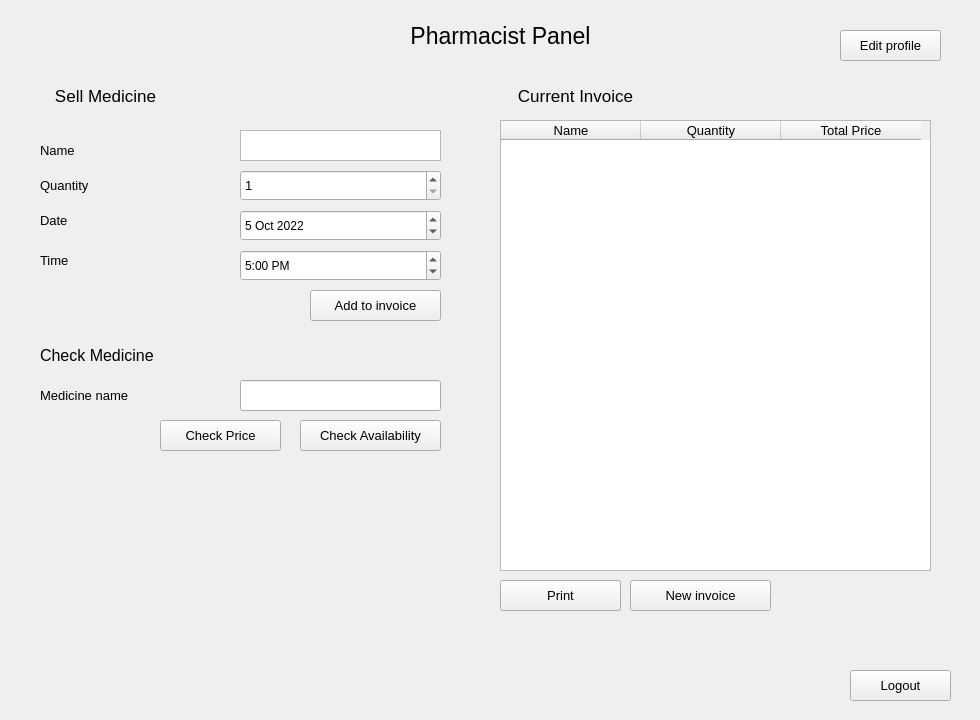
<?xml version="1.0" encoding="UTF-8"?>
<ui version="4.0">
 <class>Pharmacist_Window</class>
 <widget class="QWidget" name="Pharmacist_Window">
  <property name="geometry">
   <rect>
    <x>0</x>
    <y>0</y>
    <width>980</width>
    <height>720</height>
   </rect>
  </property>
  <property name="windowTitle">
   <string>Form</string>
  </property>
  <widget class="QPushButton" name="logout">
   <property name="geometry">
    <rect>
     <x>850</x>
     <y>670</y>
     <width>101</width>
     <height>31</height>
    </rect>
   </property>
   <property name="font">
    <font>
     <pointsize>10</pointsize>
    </font>
   </property>
   <property name="text">
    <string>Logout</string>
   </property>
  </widget>
  <widget class="QPushButton" name="clear_table">
   <property name="geometry">
    <rect>
     <x>630</x>
     <y>580</y>
     <width>141</width>
     <height>31</height>
    </rect>
   </property>
   <property name="font">
    <font>
     <pointsize>10</pointsize>
    </font>
   </property>
   <property name="text">
    <string>New invoice</string>
   </property>
  </widget>
  <widget class="QTableWidget" name="total_table">
   <property name="geometry">
    <rect>
     <x>500</x>
     <y>120</y>
     <width>431</width>
     <height>451</height>
    </rect>
   </property>
   <property name="font">
    <font>
     <pointsize>10</pointsize>
    </font>
   </property>
   <property name="selectionMode">
    <enum>QAbstractItemView::SingleSelection</enum>
   </property>
   <property name="selectionBehavior">
    <enum>QAbstractItemView::SelectRows</enum>
   </property>
   <attribute name="horizontalHeaderMinimumSectionSize">
    <number>60</number>
   </attribute>
   <attribute name="horizontalHeaderDefaultSectionSize">
    <number>140</number>
   </attribute>
   <column>
    <property name="text">
     <string>Name</string>
    </property>
   </column>
   <column>
    <property name="text">
     <string>Quantity</string>
    </property>
   </column>
   <column>
    <property name="text">
     <string>Total Price</string>
    </property>
   </column>
  </widget>
  <widget class="QPushButton" name="check_price">
   <property name="geometry">
    <rect>
     <x>160</x>
     <y>420</y>
     <width>121</width>
     <height>31</height>
    </rect>
   </property>
   <property name="font">
    <font>
     <pointsize>10</pointsize>
    </font>
   </property>
   <property name="text">
    <string>Check Price</string>
   </property>
  </widget>
  <widget class="QPushButton" name="print">
   <property name="geometry">
    <rect>
     <x>500</x>
     <y>580</y>
     <width>121</width>
     <height>31</height>
    </rect>
   </property>
   <property name="font">
    <font>
     <pointsize>10</pointsize>
    </font>
   </property>
   <property name="text">
    <string>Print</string>
   </property>
  </widget>
  <widget class="QPushButton" name="edit">
   <property name="geometry">
    <rect>
     <x>840</x>
     <y>30</y>
     <width>101</width>
     <height>31</height>
    </rect>
   </property>
   <property name="font">
    <font>
     <pointsize>10</pointsize>
    </font>
   </property>
   <property name="text">
    <string>Edit profile</string>
   </property>
  </widget>
  <widget class="QPushButton" name="add_medicine">
   <property name="geometry">
    <rect>
     <x>310</x>
     <y>290</y>
     <width>131</width>
     <height>31</height>
    </rect>
   </property>
   <property name="font">
    <font>
     <pointsize>10</pointsize>
    </font>
   </property>
   <property name="text">
    <string>Add to invoice</string>
   </property>
  </widget>
  <widget class="QSpinBox" name="md_quantity">
   <property name="geometry">
    <rect>
     <x>240</x>
     <y>170</y>
     <width>201</width>
     <height>31</height>
    </rect>
   </property>
   <property name="font">
    <font>
     <pointsize>10</pointsize>
    </font>
   </property>
   <property name="minimum">
    <number>1</number>
   </property>
   <property name="maximum">
    <number>200</number>
   </property>
  </widget>
  <widget class="QLabel" name="label_13">
   <property name="geometry">
    <rect>
     <x>30</x>
     <y>70</y>
     <width>151</width>
     <height>51</height>
    </rect>
   </property>
   <property name="font">
    <font>
     <pointsize>13</pointsize>
    </font>
   </property>
   <property name="text">
    <string>Sell Medicine</string>
   </property>
   <property name="alignment">
    <set>Qt::AlignCenter</set>
   </property>
  </widget>
  <widget class="QTextEdit" name="md_name">
   <property name="geometry">
    <rect>
     <x>240</x>
     <y>130</y>
     <width>201</width>
     <height>31</height>
    </rect>
   </property>
   <property name="font">
    <font>
     <pointsize>10</pointsize>
    </font>
   </property>
  </widget>
  <widget class="QLabel" name="label_16">
   <property name="geometry">
    <rect>
     <x>40</x>
     <y>160</y>
     <width>101</width>
     <height>51</height>
    </rect>
   </property>
   <property name="font">
    <font>
     <pointsize>10</pointsize>
    </font>
   </property>
   <property name="text">
    <string>Quantity</string>
   </property>
  </widget>
  <widget class="QLabel" name="label_17">
   <property name="geometry">
    <rect>
     <x>40</x>
     <y>130</y>
     <width>101</width>
     <height>41</height>
    </rect>
   </property>
   <property name="font">
    <font>
     <pointsize>10</pointsize>
    </font>
   </property>
   <property name="text">
    <string>Name</string>
   </property>
  </widget>
  <widget class="QLabel" name="label_15">
   <property name="geometry">
    <rect>
     <x>500</x>
     <y>70</y>
     <width>151</width>
     <height>51</height>
    </rect>
   </property>
   <property name="font">
    <font>
     <pointsize>13</pointsize>
    </font>
   </property>
   <property name="text">
    <string>Current Invoice</string>
   </property>
   <property name="alignment">
    <set>Qt::AlignCenter</set>
   </property>
  </widget>
  <widget class="QLabel" name="label_6">
   <property name="geometry">
    <rect>
     <x>390</x>
     <y>20</y>
     <width>221</width>
     <height>31</height>
    </rect>
   </property>
   <property name="font">
    <font>
     <pointsize>17</pointsize>
    </font>
   </property>
   <property name="text">
    <string>Pharmacist Panel</string>
   </property>
   <property name="alignment">
    <set>Qt::AlignCenter</set>
   </property>
  </widget>
  <widget class="QLabel" name="label_12">
   <property name="geometry">
    <rect>
     <x>40</x>
     <y>340</y>
     <width>151</width>
     <height>31</height>
    </rect>
   </property>
   <property name="font">
    <font>
     <pointsize>12</pointsize>
    </font>
   </property>
   <property name="text">
    <string>Check Medicine</string>
   </property>
  </widget>
  <widget class="QLabel" name="label_11">
   <property name="geometry">
    <rect>
     <x>40</x>
     <y>380</y>
     <width>111</width>
     <height>31</height>
    </rect>
   </property>
   <property name="font">
    <font>
     <pointsize>10</pointsize>
    </font>
   </property>
   <property name="text">
    <string>Medicine name</string>
   </property>
  </widget>
  <widget class="QLineEdit" name="med_check_name">
   <property name="geometry">
    <rect>
     <x>240</x>
     <y>380</y>
     <width>201</width>
     <height>31</height>
    </rect>
   </property>
  </widget>
  <widget class="QPushButton" name="check_availability">
   <property name="geometry">
    <rect>
     <x>300</x>
     <y>420</y>
     <width>141</width>
     <height>31</height>
    </rect>
   </property>
   <property name="font">
    <font>
     <pointsize>10</pointsize>
    </font>
   </property>
   <property name="text">
    <string>Check Availability</string>
   </property>
  </widget>
  <widget class="QLabel" name="label_18">
   <property name="enabled">
    <bool>true</bool>
   </property>
   <property name="geometry">
    <rect>
     <x>40</x>
     <y>200</y>
     <width>101</width>
     <height>41</height>
    </rect>
   </property>
   <property name="font">
    <font>
     <pointsize>10</pointsize>
    </font>
   </property>
   <property name="text">
    <string>Date</string>
   </property>
  </widget>
  <widget class="QDateEdit" name="md_date">
   <property name="enabled">
    <bool>true</bool>
   </property>
   <property name="geometry">
    <rect>
     <x>240</x>
     <y>210</y>
     <width>201</width>
     <height>31</height>
    </rect>
   </property>
   <property name="date">
    <date>
     <year>2022</year>
     <month>10</month>
     <day>5</day>
    </date>
   </property>
  </widget>
  <widget class="QTimeEdit" name="md_time">
   <property name="geometry">
    <rect>
     <x>240</x>
     <y>250</y>
     <width>201</width>
     <height>31</height>
    </rect>
   </property>
   <property name="displayFormat">
    <string>h:mm AP</string>
   </property>
   <property name="time">
    <time>
     <hour>17</hour>
     <minute>0</minute>
     <second>0</second>
    </time>
   </property>
  </widget>
  <widget class="QLabel" name="label_19">
   <property name="enabled">
    <bool>true</bool>
   </property>
   <property name="geometry">
    <rect>
     <x>40</x>
     <y>240</y>
     <width>101</width>
     <height>41</height>
    </rect>
   </property>
   <property name="font">
    <font>
     <pointsize>10</pointsize>
    </font>
   </property>
   <property name="text">
    <string>Time</string>
   </property>
  </widget>
 </widget>
 <resources/>
 <connections/>
</ui>
